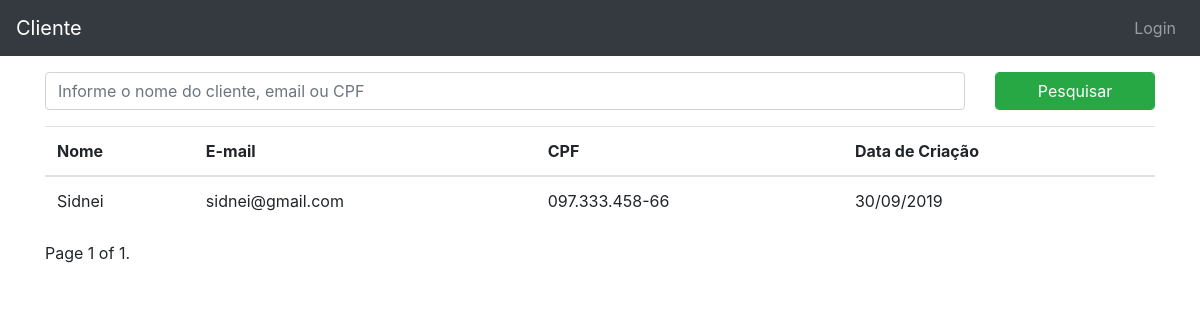
The app's page /, older data.
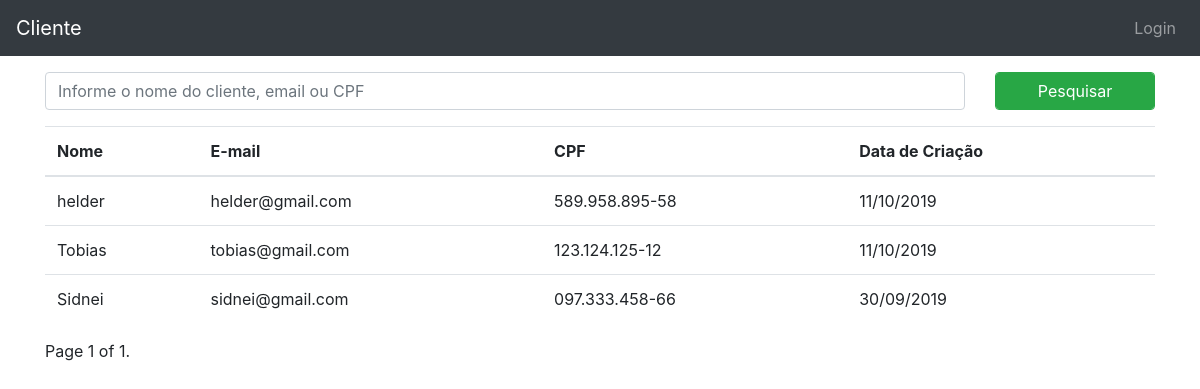
The same page, newer data.
### clientes/models.py (models this page shows, shortened)
class Cliente(models.Model):
    nome = models.CharField(max_length=250)
    email = models.EmailField()
    cpf = models.CharField(max_length=14, unique=True)
    data_criacao = models.DateField(auto_now_add = True)

### clientes/views.py (the view)
# urls.py: path('', lista_de_clientes, name='lista_de_clientes'),
def lista_de_clientes(request):
   clientes = Cliente.objects.all().order_by('-id')
   queryset = request.GET.get('q')
   if queryset:
      clientes = Cliente.objects.filter(
         Q(nome__icontains = queryset)|
         Q(email__icontains = queryset)|
         Q(cpf__icontains = queryset)
      ).order_by('-id')
   paginator = Paginator(clientes, 5) # Show 5 contacts per page
   page = request.GET.get('page')
   clientes = paginator.get_page(page)
   return render(request, "clientes/lista_de_clientes.html",{'clientes': clientes})

### templates/clientes/lista_de_clientes.html (shortened to what this page needs)
{% extends 'base.html' %}
{% block content %}
<div class="container">
    <form method="GET">
        <div class="row">
            <div class="form-group col-10">
                <input type="search" class="form-control" placeholder="Informe o nome do cliente, email ou CPF" name="q" value="{{ request.GET.q }}">
            </div>
            <div class="form-group col-2">
                <button class="btn-success form-control">Pesquisar</button>
            </div>
        </div>
    </form>
    <table class="table table-head">
        <thead>
            <tr>
                <th>Nome</th>
                <th>E-mail</th>
                <th>CPF</th>
                <th>Data de Criação</th>
            </tr>
        </thead>
        <tbody>
            {% for cliente in clientes %}
            <tr>
                <td>{{ cliente.nome }}</td>
                <td>{{ cliente.email }}</td>
                <td>{{ cliente.cpf }}</td>
                <td>{{ cliente.data_criacao|date:"d/m/Y" }}</td>
            </tr>
            {% endfor %}
        </tbody>
    </table>
    <div class="pagination">
    <span class="step-links">
        <span class="current">
            Page {{ clientes.number }} of {{ clientes.paginator.num_pages }}.
        </span>
    </span>
</div>
</div>
{% endblock content %}

### templates/base.html (shortened to what this page needs)
<!DOCTYPE html>
{% load staticfiles %}
<html lang="en">
<head>
    <link rel="stylesheet" href="{% static 'css/bootstrap.min.css' %}">
</head>
<body>
    <nav class="navbar navbar-expand-sm navbar-dark bg-dark mb-3">
        <a class="navbar-brand text-white" href="">Cliente</a>
        <ul class="navbar-nav ml-auto">
            <li class="nav-item">
                {% if not user.is_authenticated%}
                    <a class="nav-link" href="/admin/">Login</a>
                {% else %}
                    <a class="nav-link" href="/admin/logout/">Logout</a>
                {% endif %}
            </li>
        </ul>
    </nav>
    {% block content %}
    {% endblock content %}
</body>
</html>

Row changes from the older to the newer data that the page shows:
added Cliente: nome "helder", email "helder@gmail.com", cpf "589.958.895-58", data_criacao "11/10/2019"
added Cliente: nome "Tobias", email "tobias@gmail.com", cpf "123.124.125-12", data_criacao "11/10/2019"
